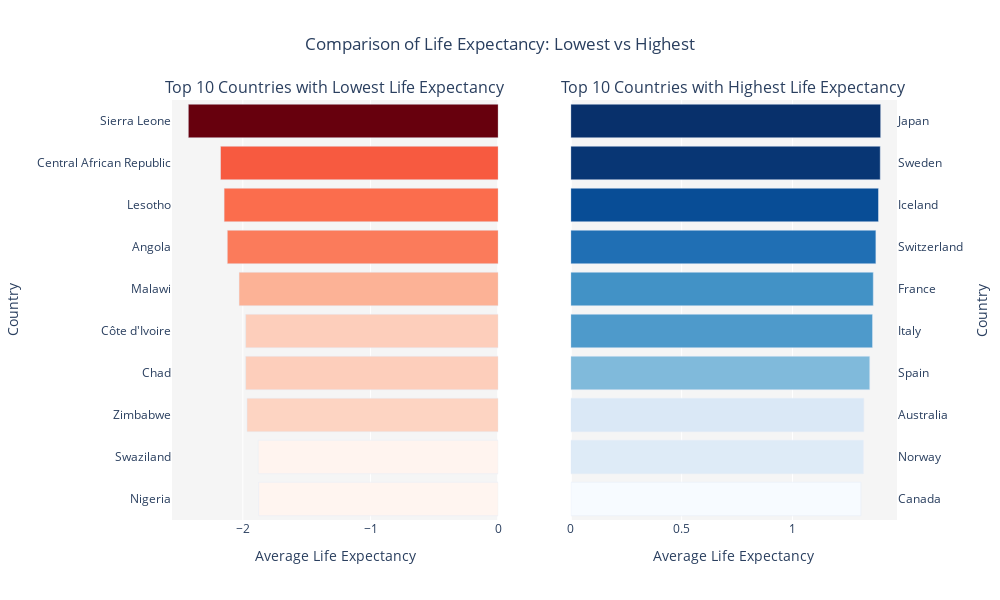

Here is the notebook cell this chart was saved with:
### Markdown cell above
Comparison of Average Life Expectancy: Top 10 Countries with Lowest vs. Highest Life Expectancy

### Code cell
data['Life expectancy'] = pd.to_numeric(data['Life expectancy'], errors='coerce')

    # Calculate the average life expectancy for each country
    avg_life_expectancy = data.groupby('Country')['Life expectancy'].mean().reset_index()

    # Sort the countries by life expectancy and get the top 10 highest and lowest
    top_10_lowest_life_expectancy = avg_life_expectancy.nsmallest(10, 'Life expectancy')
    top_10_highest_life_expectancy = avg_life_expectancy.nlargest(10, 'Life expectancy')

    # Create subplots: 1 row, 2 columns
    fig = sp.make_subplots(
        rows=1, cols=2, subplot_titles=[
            'Top 10 Countries with Lowest Life Expectancy',
            'Top 10 Countries with Highest Life Expectancy'
        ]
    )

    # Add bar chart for lowest life expectancy
    fig.add_trace(
        go.Bar(
            x=top_10_lowest_life_expectancy['Life expectancy'],
            y=top_10_lowest_life_expectancy['Country'],
            orientation='h',
            marker=dict(
                color=top_10_lowest_life_expectancy['Life expectancy'],
                colorscale='Reds',  # Use the 'Reds' color scale
                showscale=False,  # No color scale bar
                reversescale=True  # Reverse the color scale so the lowest value gets the brightest hue
            ),
            name='Lowest Life Expectancy',
            hovertemplate="<b>Average Life Expectancy: %{x}</b><extra></extra>"  # Customize hover text
        ),
        row=1, col=1
    )

    # Add bar chart for highest life expectancy
    fig.add_trace(
        go.Bar(
            x=top_10_highest_life_expectancy['Life expectancy'],
            y=top_10_highest_life_expectancy['Country'],
            orientation='h',
            marker=dict(
                color=top_10_highest_life_expectancy['Life expectancy'],
                colorscale='Blues',  # Use the 'Blues' color scale for highest life expectancy
                showscale=False  # No color scale bar
            ),
            name='Highest Life Expectancy',
            hovertemplate="<b>Average Life Expectancy: %{x}</b><extra></extra>"  # Customize hover text
        ),
        row=1, col=2
    )

    # Update layout for both plots
    fig.update_layout(
        height=600,
        width=1000,
        title_text='Comparison of Life Expectancy: Lowest vs Highest',
        title_x=0.5,  # Center the main title
        showlegend=False,
        plot_bgcolor='whitesmoke',
    )

    # Customize axes for both subplots
    fig.update_xaxes(title_text='Average Life Expectancy', row=1, col=1)
    fig.update_yaxes(title_text='Country', row=1, col=1)
    fig.update_xaxes(title_text='Average Life Expectancy', row=1, col=2)
    fig.update_yaxes(title_text='Country', row=1, col=2, side='right')

    # Reverse y-axis for the lowest life expectancy chart (lowest on top)
    fig.update_yaxes(
        autorange="reversed",  # Reverse the order of the countries
        row=1, col=1
    )

    # Reverse y-axis for the highest life expectancy chart (highest on top)
    fig.update_yaxes(
        autorange="reversed",  # Reverse the order of the countries
        row=1, col=2
    )

    # Show the figure
    fig.show()

### Figure 1 — Plotly figure (JSON) as saved in the notebook; plotly's stock layout.template omitted (floating-point values rounded to 4 significant figures)
{"data": [{"hovertemplate": "<b>Average Life Expectancy: %{x}</b><extra></extra>", "marker": {"color": [-2.427, -2.175, -2.147, -2.122, -2.03, -1.978, -1.978, -1.968, -1.88, -1.877], "colorscale": [[0, "rgb(255,245,240)"], [0.125, "rgb(254,224,210)"], [0.25, "rgb(252,187,161)"], [0.375, "rgb(252,146,114)"], [0.5, "rgb(251,106,74)"], [0.625, "rgb(239,59,44)"], [0.75, "rgb(203,24,29)"], [0.875, "rgb(165,15,21)"], [1, "rgb(103,0,13)"]], "reversescale": true, "showscale": false}, "name": "Lowest Life Expectancy", "orientation": "h", "type": "bar", "x": [-2.427, -2.175, -2.147, -2.122, -2.03, -1.978, -1.978, -1.968, -1.88, -1.877], "xaxis": "x", "y": ["Sierra Leone", "Central African Republic", "Lesotho", "Angola", "Malawi", "Côte d'Ivoire", "Chad", "Zimbabwe", "Swaziland", "Nigeria"], "yaxis": "y"}, {"hovertemplate": "<b>Average Life Expectancy: %{x}</b><extra></extra>", "marker": {"color": [1.398, 1.396, 1.388, 1.376, 1.365, 1.361, 1.349, 1.322, 1.32, 1.309], "colorscale": [[0, "rgb(247,251,255)"], [0.125, "rgb(222,235,247)"], [0.25, "rgb(198,219,239)"], [0.375, "rgb(158,202,225)"], [0.5, "rgb(107,174,214)"], [0.625, "rgb(66,146,198)"], [0.75, "rgb(33,113,181)"], [0.875, "rgb(8,81,156)"], [1, "rgb(8,48,107)"]], "showscale": false}, "name": "Highest Life Expectancy", "orientation": "h", "type": "bar", "x": [1.398, 1.396, 1.388, 1.376, 1.365, 1.361, 1.349, 1.322, 1.32, 1.309], "xaxis": "x2", "y": ["Japan", "Sweden", "Iceland", "Switzerland", "France", "Italy", "Spain", "Australia", "Norway", "Canada"], "yaxis": "y2"}], "layout": {"annotations": [{"font": {"size": 16}, "showarrow": false, "text": "Top 10 Countries with Lowest Life Expectancy", "x": 0.225, "xanchor": "center", "xref": "paper", "y": 1, "yanchor": "bottom", "yref": "paper"}, {"font": {"size": 16}, "showarrow": false, "text": "Top 10 Countries with Highest Life Expectancy", "x": 0.775, "xanchor": "center", "xref": "paper", "y": 1, "yanchor": "bottom", "yref": "paper"}], "height": 600, "plot_bgcolor": "whitesmoke", "showlegend": false, "title": {"text": "Comparison of Life Expectancy: Lowest vs Highest", "x": 0.5}, "width": 1000, "xaxis": {"anchor": "y", "domain": [0, 0.45], "title": {"text": "Average Life Expectancy"}}, "xaxis2": {"anchor": "y2", "domain": [0.55, 1], "title": {"text": "Average Life Expectancy"}}, "yaxis": {"anchor": "x", "autorange": "reversed", "domain": [0, 1], "title": {"text": "Country"}}, "yaxis2": {"anchor": "x2", "autorange": "reversed", "domain": [0, 1], "side": "right", "title": {"text": "Country"}}}}
